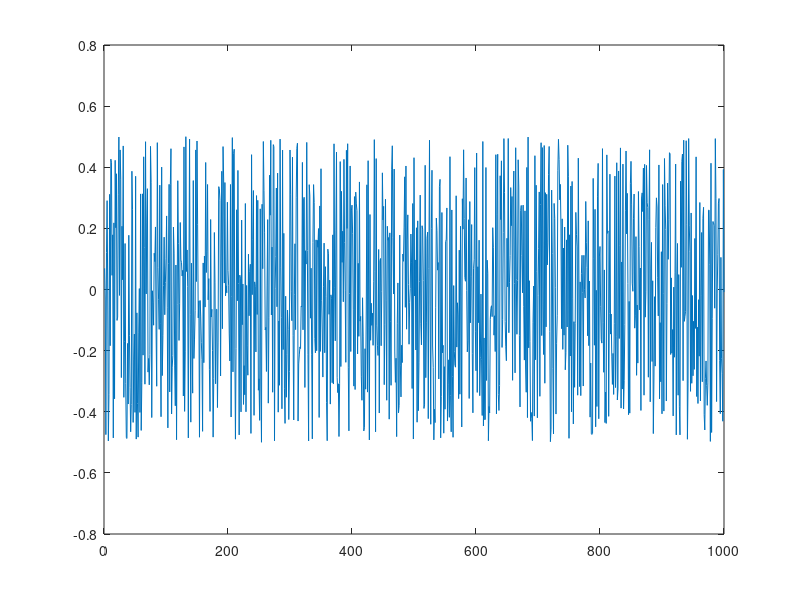

The MATLAB source for this figure: (Note: this script raises an error after producing the figure.)
clc;
clear;

%% 2 Generation de signaux test
n = 1000;
x = rand(n,1) - 1/2;
plot(x)
b = 1;
a = [1 ,0.3 , -0.1, 0.2].';
d = filter (b, a, x);
%plot(d)

% 4 Mise en oeuvre de l'algorithme LMS
mu = 0.1;
P = 4;

[allw, w,y,e] = algolms(x,d,P,mu);

subplot(2,2,1)
plot(x)
title('Input signal x ')

subplot(2,2,2)
plot(y)
title('Signal y')

subplot(2,2,3)
plot(e)
title('error e ')

subplot(2,2,4)
hold on
for i=1:P
    plot(allw(:,i));
end
hold off
title('Coefficients over time')

%%  Test de l'algorithme LMS
%Test of the effect of different P values on the convergance

n = 10000;
x = rand(n,1) - 1/2;
noise = rand(1,n)*0.5 - 0.5/2;
f = 0.5;
P = 5;
mu = 0.01;

P1 = 5;
b1 = fir1(P1-1, f);
d1 = filter(b,1, x) + noise;

P2 = 10;
b2 = fir1(P2-1, f);
d2 = filter(b2,1, x)+ noise;

P3 = 20;
b3 = fir1(P3-1, f);
d3 = filter(b3,1, x)+ noise;

[~, ~,~,e_p5] = algolms(x,d1,P1,mu);
[~, ~,~,e_p10] = algolms(x,d2,P2,mu);
[~, ~,~,e_p20] = algolms(x,d3,P3,mu);

subplot(2,2,1)
plot(e_p5)
title('P = 5')

subplot(2,2,2)
plot(e_p10)
title('P = 10')

subplot(2,2,3)
plot(e_p20)
title('P = 20')


%% Test of the effect of different mu values on the convergance

n = 10000;
x = rand(n,1) - 1/2;
noise = rand(1,n)*0.5 - 0.5/2;
f = 0.5;
P = 5;
mu = 0.01;

b = fir1(P-1, f);
d = filter(b,1, x) + noise;

[~, ~,~,e_mu001] = algolms(x,d,P,0.01);
[~, ~,~,e_mu01] = algolms(x,d,P,0.1);
[~, ~,~,e_mu05] = algolms(x,d,P,0.5);

subplot(2,2,1)
plot(e_mu001)
title('mu = 0.01')

subplot(2,2,2)
plot(e_mu01)
title('mu = 0.1')

subplot(2,2,3)
plot(e_mu05)
title('mu = 0.5')

%% Application

[y, Fs] = audioread('Voix1.wav');
sound(y,Fs);

room_impulse_response = importdata('Rep.dat');

d4 = filter(room_impulse_response,1,y);
subplot(2,2,1)
plot(y)
title('y')
subplot(2,2,2)
plot(d4)
title('y filtered')
subplot(2,2,3)
white_noise = rand(1,n)*0.5 - 0.5/2;
plot(white_noise)
title('noise')

subplot(2,2,4)
d5 = d4 + white_noise;
plot(d5)
title('y + noise filtered')
